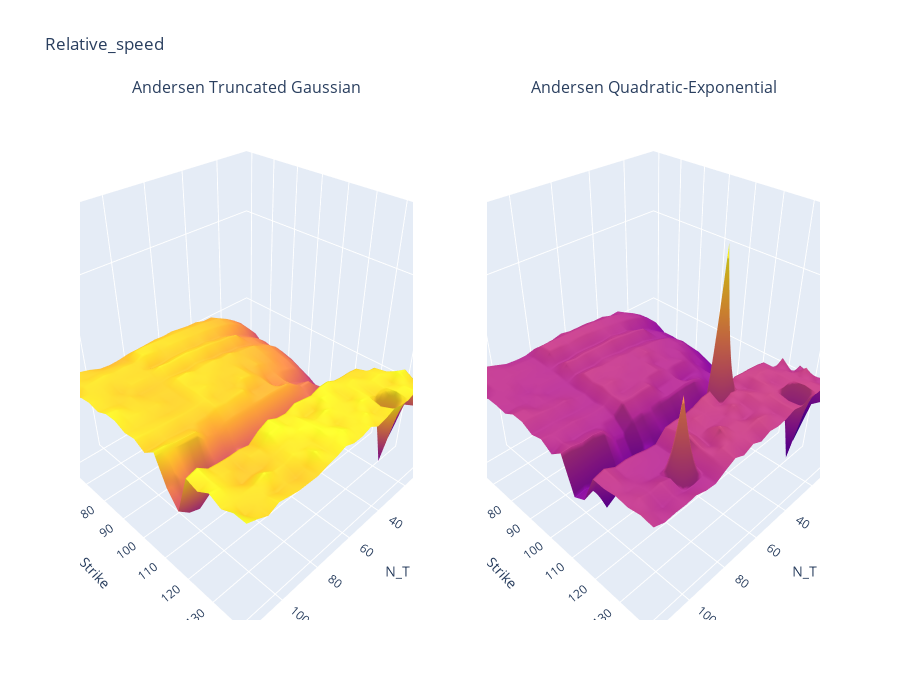

This figure's notebook cell:
### Code cell
import plotly.graph_objects as go
import plotly.express as px
from plotly.subplots import make_subplots

fig = make_subplots(rows=1, cols=2, specs=[[{'type':'surface'}, {'type':'surface'}]], subplot_titles = ['Andersen Truncated Gaussian', 'Andersen Quadratic-Exponential'])

tmp_tg_realtive_time = speed_test.pivot(index='strike', columns='N_T', values='tg_relative_speed').abs()
fig.add_trace(go.Surface(z=tmp_tg_realtive_time.values, x=tmp_tg_realtive_time.columns, y=tmp_tg_realtive_time.index, showscale=False), row=1, col=1)

tmp_tg_realtive_time = speed_test.pivot(index='strike', columns='N_T', values='qe_relative_speed').abs()
fig.add_trace(go.Surface(z=tmp_tg_realtive_time.values, x=tmp_tg_realtive_time.columns, y=tmp_tg_realtive_time.index, showscale=False), row=1, col=2)




max_z = max(tmp_tg_realtive_time.values.max(), tmp_tg_realtive_time.values.max())
min_z  =min(tmp_tg_realtive_time.values.min(), tmp_tg_realtive_time.values.min())

fig.update_scenes(xaxis_title_text='N_T',  
                  yaxis_title_text='Strike',  
                  zaxis_title_text='relative_speed',
                     zaxis = dict(nticks=4, range=[min_z*(1.02),max_z*(1.02)]))

fig.update_layout(title='Relative_speed',
    height=700)

fig.show()

### Figure 1 — Plotly figure (JSON) as saved in the notebook; plotly's stock layout.template omitted (floating-point values rounded to 4 significant figures; data arrays with more than 128 entries replaced by an {"elided": "..."} marker saying what was removed)
{"data": [{"scene": "scene", "showscale": false, "type": "surface", "x": [5, 10, 15, 20, 25, 30, 35, 40, 45, 50, 55, 60, 65, 70, 75, 80, 85, 90, 95, 100, 105, 110, 115], "y": [60, 64.21, 68.42, 72.63, 76.84, 81.05, 85.26, 89.47, 93.68, 97.89, 102.1, 106.3, 110.5, 114.7, 118.9, 123.2, 127.4, 131.6, 135.8, 140], "z": {"elided": "20x23 float values"}}, {"scene": "scene2", "showscale": false, "type": "surface", "x": [5, 10, 15, 20, 25, 30, 35, 40, 45, 50, 55, 60, 65, 70, 75, 80, 85, 90, 95, 100, 105, 110, 115], "y": [60, 64.21, 68.42, 72.63, 76.84, 81.05, 85.26, 89.47, 93.68, 97.89, 102.1, 106.3, 110.5, 114.7, 118.9, 123.2, 127.4, 131.6, 135.8, 140], "z": {"elided": "20x23 float values"}}], "layout": {"annotations": [{"font": {"size": 16}, "showarrow": false, "text": "Andersen Truncated Gaussian", "x": 0.225, "xanchor": "center", "xref": "paper", "y": 1, "yanchor": "bottom", "yref": "paper"}, {"font": {"size": 16}, "showarrow": false, "text": "Andersen Quadratic-Exponential", "x": 0.775, "xanchor": "center", "xref": "paper", "y": 1, "yanchor": "bottom", "yref": "paper"}], "height": 700, "scene": {"domain": {"x": [0, 0.45], "y": [0, 1]}, "xaxis": {"title": {"text": "N_T"}}, "yaxis": {"title": {"text": "Strike"}}, "zaxis": {"nticks": 4, "range": [0.1644, 2.595], "title": {"text": "relative_speed"}}}, "scene2": {"domain": {"x": [0.55, 1], "y": [0, 1]}, "xaxis": {"title": {"text": "N_T"}}, "yaxis": {"title": {"text": "Strike"}}, "zaxis": {"nticks": 4, "range": [0.1644, 2.595], "title": {"text": "relative_speed"}}}, "title": {"text": "Relative_speed"}}}
